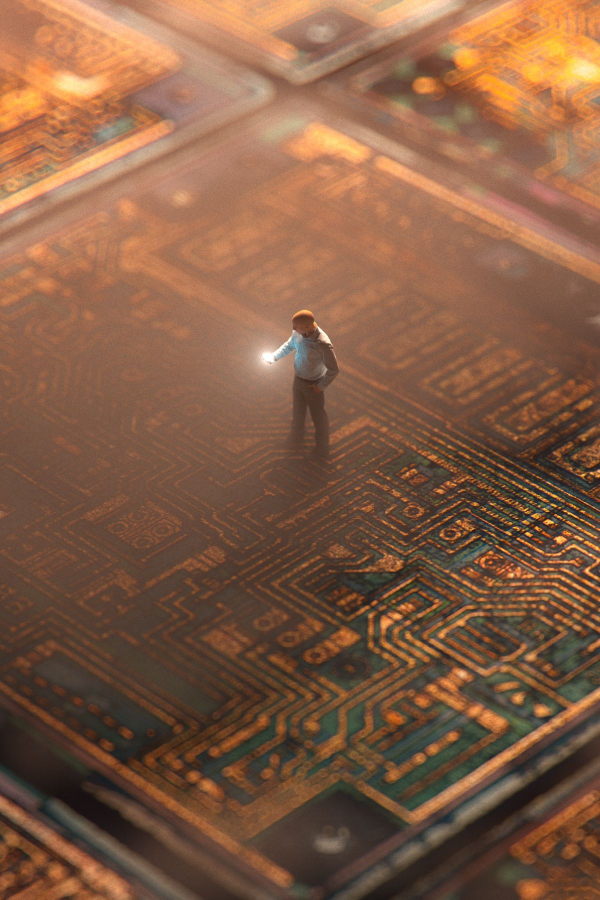
#> input picture Tech Addicted.jpg, 1200 x 1800 px (shown at 1/2 size)
$ python PIL.py
#> lines starting #> are read from the running program, lines starting #| are printed output that depends on the picture
from PIL import Image
myImage = Image.open("Tech Addicted.jpg")
#> myImage is the input picture: PIL image 1200x1800 RGB; mean R, G, B 132.6, 93.6, 69
myImage.show()
mybox = (300,300,800,800)
MyNewImage = myImage.crop(mybox)
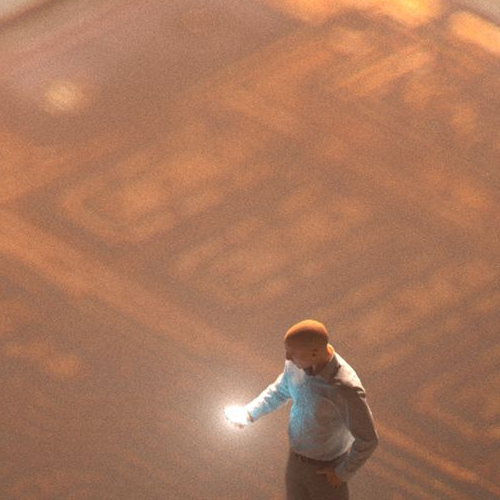
#> MyNewImage: PIL image 500x500 RGB; mean R, G, B 169.7, 119.4, 91.7
MyNewImage.show()
Myconvertedimage = myImage.convert("L")
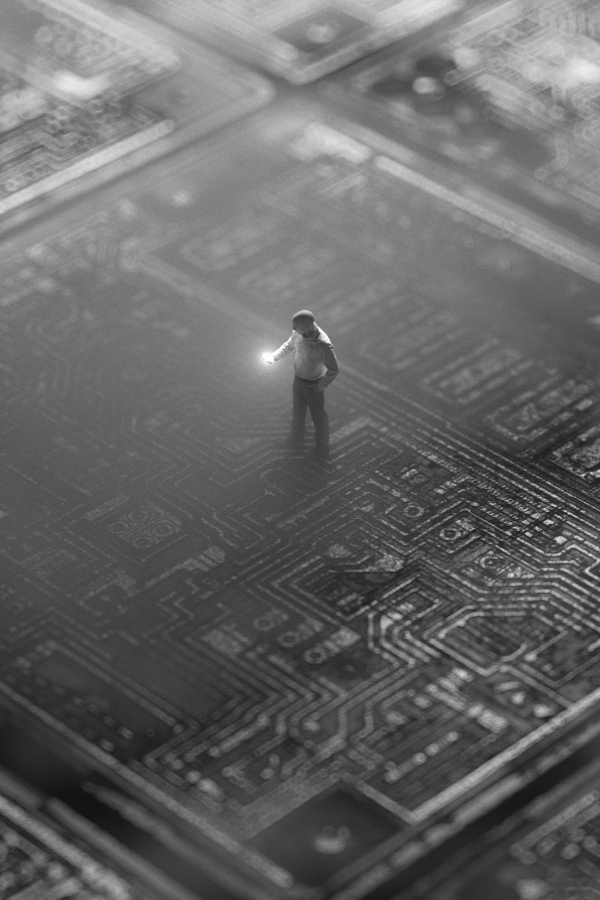
#> Myconvertedimage: PIL image 1200x1800 L (shown at 1/2 size); min 16, max 255, mean 102.4
Myconvertedimage.show()
